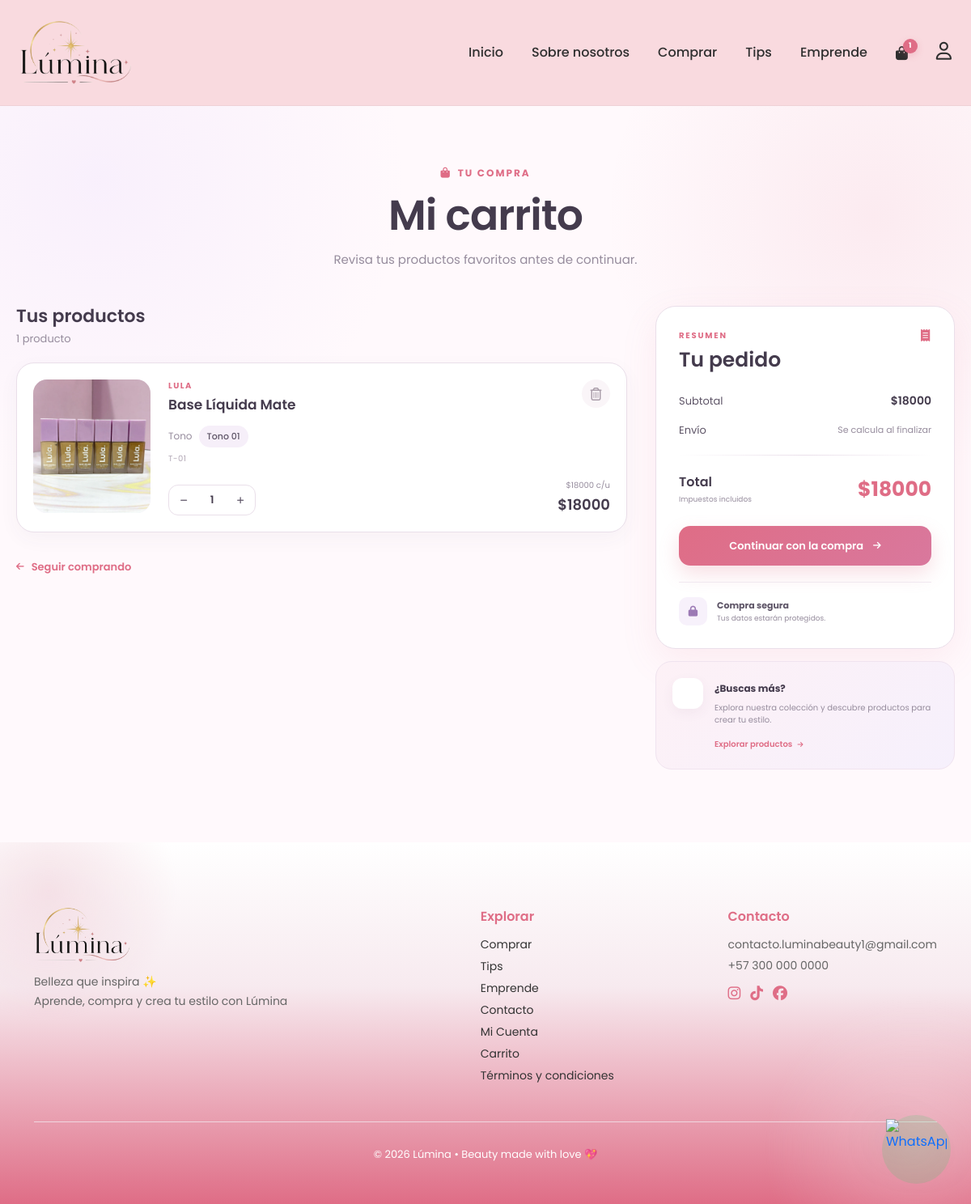
The page /carrito/ (signed in) on the database its author committed.
### core/models.py (models this page shows, shortened)
class CarritoItem(models.Model):
    carrito = models.ForeignKey(
        Carrito,
        on_delete=models.CASCADE,
        related_name="items"
    )
    variante = models.ForeignKey(
        Variante,
        on_delete=models.CASCADE,
        related_name="items_carrito",
        null=True,
        blank=True
    )
    kit = models.ForeignKey(
        Kit,
        on_delete=models.CASCADE,
        related_name="items_carrito",
        null=True,
        blank=True
    )
    cantidad = models.PositiveIntegerField(
        default=1
    )
    agregado = models.DateTimeField(
        auto_now_add=True,
        null=True,
        blank=True
    )
    actualizado = models.DateTimeField(
        auto_now=True
    )
    class Meta:
            constraints = [
                models.UniqueConstraint(
                    fields=["carrito", "variante"],
                    condition=models.Q(variante__isnull=False),
                    name="carrito_variante_unica"
                ),
                models.UniqueConstraint(
                    fields=["carrito", "kit"],
                    condition=models.Q(kit__isnull=False),
                    name="carrito_kit_unica"
                ),
                models.CheckConstraint(
                    condition=(
                        models.Q(variante__isnull=False, kit__isnull=True) |
                        models.Q(variante__isnull=True, kit__isnull=False)
                    ),
                    name="carrito_item_variante_xor_kit"
                ),
            ]
    @property
    def es_kit(self):
        return self.kit_id is not None
    @property
    def nombre(self):
        return self.kit.nombre if self.es_kit else self.variante.producto.nombre
    @property
    def precio_unitario(self):
        return self.kit.precio_final if self.es_kit else self.variante.producto.precio_base
    @property
    def stock_disponible(self):
        return self.kit.stock if self.es_kit else self.variante.stock
    @property
    def subtotal(self):
        return self.precio_unitario * self.cantidad

class ProductoImagen(models.Model):
    producto = models.ForeignKey(
        Producto,
        on_delete=models.CASCADE,
        related_name="imagenes"
    )
    imagen = models.ImageField(
        upload_to="productos/"
    )
    principal = models.BooleanField(
        default=False
    )

class Variante(models.Model):
    producto = models.ForeignKey(
        Producto,
        on_delete=models.CASCADE,
        related_name="variantes"
    )
    nombre_tono = models.CharField(
        max_length=100,
        verbose_name="Nombre del tono",
        blank=True,
        null=True
    )
    codigo_tono = models.CharField(
        max_length=50,
        blank=True,
        null=True
    )
    sku = models.CharField(
        max_length=50
    )
    stock = models.PositiveIntegerField(
        default=0
    )

class Producto(models.Model):
    categoria = models.ForeignKey(
        Categoria,
        on_delete=models.SET_NULL,
        null=True,
        blank=True
    )
    marca = models.ForeignKey(
        Marca,
        on_delete=models.SET_NULL,
        null=True,
        blank=True
    )
    coleccion = models.ForeignKey(
        Coleccion,
        on_delete=models.SET_NULL,
        null=True,
        blank=True
    )
    nombre = models.CharField(
        max_length=200
    )
    slug = models.SlugField(
        unique=True
    )
    descripcion = models.TextField()
    info_extra = models.TextField(
        blank=True,
        null=True,
        help_text="Información adicional del producto (composición, modo de uso, cuidados, etc.)"
    )
    activo = models.BooleanField(
        default=True
    )
    precio_base = models.DecimalField(
        max_digits=12,
        decimal_places=2
    )
    costo_base = models.DecimalField(
        max_digits=12,
        decimal_places=2,
        default=0,
        help_text="Costo real del producto antes de aplicar margen de rentabilidad."
    )
    etiquetas = models.ManyToManyField(
        "Etiqueta",
        blank=True,
        related_name="productos"
    )
    fecha_creacion = models.DateTimeField(
        auto_now_add=True
    )

class Marca(models.Model):
    nombre = models.CharField(
        max_length=100
    )
    activa = models.BooleanField(
        default=True
    )

### core/views.py (the view)
# urls.py: path('carrito/', views.carrito, name='carrito'),
@login_required
def carrito(request):
    carrito, creado = Carrito.objects.get_or_create(
        usuario=request.user
    )
    items = (
        carrito.items
        .select_related(
            "variante",
            "variante__producto",
            "variante__producto__marca",
            "kit",
        )
        .prefetch_related(
            "variante__producto__imagenes"
        )
    )
    subtotal = Decimal("0")
    for item in items:
        subtotal += item.subtotal
    contexto = {
        "carrito": carrito,
        "items": items,
        "subtotal": subtotal,
        "cantidad_total": carrito.cantidad_total,
    }
    return render(
        request,
        "core/carrito.html",
        contexto
    )

### core/context_processors.py (called while the page is built)
def carrito_context(request):
    cantidad_carrito = 0
    if request.user.is_authenticated:
        carrito = (
            Carrito.objects
            .filter(usuario=request.user)
            .first()
        )
        if carrito:
            cantidad_carrito = carrito.cantidad_total
    return {
        "cantidad_carrito": cantidad_carrito
    }

### core/models.py (called while the page is built)
    @property
    def cantidad_total(self):
        return sum(
            item.cantidad
            for item in self.items.all()
        )

### core/templates/core/carrito.html (shortened to what this page needs)
{% extends "core/base.html" %}
{% load static %}
{% block extra_css %}
<link rel="stylesheet" href="{% static 'css/carrito.css' %}">
{% endblock %}
{% block content %}
<main class="carrito-page">
    <section class="carrito-header">
        <div class="carrito-header-contenido">
            <span class="carrito-eyebrow">
                <i class="fa-solid fa-bag-shopping"></i>
                TU COMPRA
            </span>
            <h1>
                Mi carrito
            </h1>
            <p>
                Revisa tus productos favoritos antes de continuar.
            </p>
        </div>
    </section>
    <section class="carrito-container">
        {% if items %}
        <div class="carrito-layout">
            <div class="carrito-productos">
                <div class="carrito-productos-header">
                    <div>
                        <h2>
                            Tus productos
                        </h2>
                        <span class="carrito-items-count">
                            {{ cantidad_total }}
                            {% if cantidad_total == 1 %}
                            producto
                            {% else %}
                            productos
                            {% endif %}
                        </span>
                    </div>
                </div>
                <div id="lista-carrito">
                    {% for item in items %}
                    <article class="carrito-item" id="carrito-item-{{ item.id }}" data-item-id="{{ item.id }}"
                        data-stock="{{ item.stock_disponible }}">
                        <div class="carrito-item-imagen">
                            {% if item.es_kit %}
                            {% if item.kit.imagen %}
                            <img src="{{ item.kit.imagen.url }}" alt="{{ item.kit.nombre }}">
                            {% else %}
                            <div class="imagen-placeholder">
                                <i class="fa-solid fa-gift"></i>
                            </div>
                            {% endif %}
                            {% else %}
                            {% with imagen=item.variante.producto.imagenes.all|first %}
                            {% if imagen %}
                            <img src="{{ imagen.imagen.url }}" alt="{{ item.variante.producto.nombre }}">
                            {% else %}
                            <div class="imagen-placeholder">
                                <i class="fa-regular fa-image"></i>
                            </div>
                            {% endif %}
                            {% endwith %}
                            {% endif %}
                        </div>
                        <div class="carrito-item-info">
                            <div class="carrito-item-top">
                                <div>
                                    <span class="carrito-item-marca">
                                        {% if item.es_kit %}
                                        KIT
                                        {% elif item.variante.producto.marca %}
                                        {{ item.variante.producto.marca.nombre }}
                                        {% else %}
                                        LÚMINA
                                        {% endif %}
                                    </span>
                                    <h3>
                                        {{ item.nombre }}
                                    </h3>
                                </div>
                                <button type="button" class="btn-eliminar-carrito" data-item-id="{{ item.id }}"
                                    aria-label="Eliminar producto" title="Eliminar">
                                    <i class="fa-regular fa-trash-can"></i>
                                </button>
                            </div>
                            {% if not item.es_kit %}
                            {% if item.variante.nombre_tono %}
                            <div class="carrito-variante">
                                <span class="variante-label">
                                    Tono
                                </span>
                                <span class="variante-valor">
                                    {{ item.variante.nombre_tono }}
                                </span>
                            </div>
                            {% endif %}
                            {% if item.variante.codigo_tono %}
                            <div class="carrito-codigo">
                                <span>
                                    {{ item.variante.codigo_tono }}
                                </span>
                            </div>
                            {% endif %}
                            {% endif %}
                            <div class="carrito-item-bottom">
                                <div class="cantidad-control">
                                    <button type="button" class="btn-cantidad btn-disminuir"
                                        data-item-id="{{ item.id }}" aria-label="Disminuir cantidad">
                                        <i class="fa-solid fa-minus"></i>
                                    </button>
                                    <span class="cantidad-valor" id="cantidad-{{ item.id }}">
                                        {{ item.cantidad }}
                                    </span>
                                    <button type="button" class="btn-cantidad btn-aumentar" data-item-id="{{ item.id }}"
                                        aria-label="Aumentar cantidad">
                                        <i class="fa-solid fa-plus"></i>
                                    </button>
                                </div>
                                <div class="carrito-item-precio">
                                    <span class="precio-unitario">
                                        ${{ item.precio_unitario|floatformat:0 }}
                                        c/u
                                    </span>
                                    <strong class="precio-subtotal" id="subtotal-{{ item.id }}">
                                        ${{ item.subtotal|floatformat:0 }}
                                    </strong>
                                </div>
                            </div>
                        </div>
                    </article>
                    {% endfor %}
                </div>
                <a href="{% url 'catalogo' %}" class="seguir-comprando">
                    <i class="fa-solid fa-arrow-left"></i>
                    Seguir comprando
                </a>
            </div>
            <aside class="carrito-resumen">
                <div class="resumen-card">
                    <div class="resumen-header">
                        <span>
                            RESUMEN
                        </span>
                        <i class="fa-solid fa-receipt"></i>
                    </div>
                    <h2>
                        Tu pedido
                    </h2>
                    <div class="resumen-linea">
                        <span>
                            Subtotal
                        </span>
                        <strong id="carrito-subtotal">
                            ${{ subtotal|floatformat:0 }}
                        </strong>
                    </div>
                    <div class="resumen-linea">
                        <span>
                            Envío
                        </span>
                        <span class="envio-pendiente">
                            Se calcula al finalizar
                        </span>
                    </div>
                    <div class="resumen-separador"></div>
                    <div class="resumen-total">
                        <div>
                            <span>
                                Total
                            </span>
                            <small>
                                Impuestos incluidos
                            </small>
                        </div>
                        <strong id="carrito-total">
                            ${{ subtotal|floatformat:0 }}
                        </strong>
                    </div>
                    <button type="button" class="btn-continuar-compra" id="btn-continuar-compra">
                        Continuar con la compra
                        <i class="fa-solid fa-arrow-right"></i>
                    </button>
                    <div class="compra-segura">
                        <i class="fa-solid fa-lock"></i>
                        <div>
                            <strong>
                                Compra segura
                            </strong>
                            <span>
                                Tus datos estarán protegidos.
                            </span>
                        </div>
                    </div>
                </div>
                <div class="carrito-beneficio">
                    <div class="beneficio-icono">
                    </div>
                    <div>
                        <strong>
                            ¿Buscas más?
                        </strong>
                        <p>
                            Explora nuestra colección y descubre
                            productos para crear tu estilo.
                        </p>
                        <a href="{% url 'catalogo' %}">
                            Explorar productos
                            <i class="fa-solid fa-arrow-right"></i>
                        </a>
                    </div>
                </div>
            </aside>
        </div>
        {% endif %}
    </section>
</main>
{% endblock %}

### core/static/css/base.css (style rules this page uses)
* { margin:0; padding:0; box-sizing:border-box; }
body { margin:0; min-height:100vh; display:flex; flex-direction:column; background:#f8f2f2; font-family:'Poppins',sans-serif; color:#2f2f2f; overflow-x:hidden; }
main { flex:1; }

### rows shown on the page
CarritoItem: variante.producto.imagenes.imagen (picture), variante.producto.marca.nombre "LULA", nombre "Base Líquida Mate", variante.nombre_tono "Tono 01", variante.codigo_tono "T-01", cantidad "1", precio_unitario "18000", subtotal "18000"

### other values the page prints
{{ cantidad_carrito|default:"0" }} "1"
{{ cantidad_total }} "1"
{{ subtotal|floatformat:0 }} "18000"
